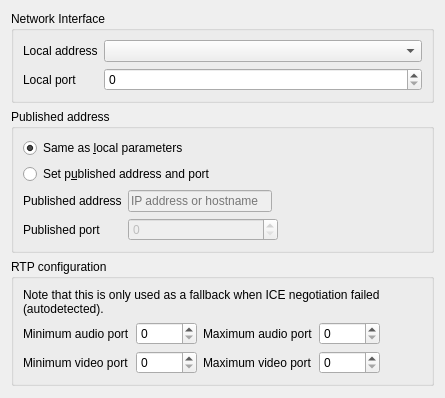
<?xml version="1.0" encoding="UTF-8"?>
<ui version="4.0">
 <class>NetworkPage</class>
 <widget class="QWidget" name="NetworkPage">
  <property name="geometry">
   <rect>
    <x>0</x>
    <y>0</y>
    <width>445</width>
    <height>398</height>
   </rect>
  </property>
  <layout class="QVBoxLayout" name="verticalLayout">
   <item>
    <widget class="QGroupBox" name="groupBox_2">
     <property name="title">
      <string>Network Interface</string>
     </property>
     <layout class="QFormLayout" name="formLayout">
      <item row="0" column="0">
       <widget class="QLabel" name="label_ni_local_address">
        <property name="text">
         <string>Local address</string>
        </property>
       </widget>
      </item>
      <item row="0" column="1">
       <widget class="AutoComboBox" name="m_pNetworkInterfaces">
        <property name="sizePolicy">
         <sizepolicy hsizetype="Minimum" vsizetype="Fixed">
          <horstretch>0</horstretch>
          <verstretch>0</verstretch>
         </sizepolicy>
        </property>
       </widget>
      </item>
      <item row="1" column="0">
       <widget class="QLabel" name="label_ni_local_port">
        <property name="text">
         <string>Local port</string>
        </property>
       </widget>
      </item>
      <item row="1" column="1">
       <widget class="QSpinBox" name="lrcfg_localPort">
        <property name="maximum">
         <number>65535</number>
        </property>
       </widget>
      </item>
     </layout>
    </widget>
   </item>
   <item>
    <widget class="QGroupBox" name="m_pPublishedGB">
     <property name="title">
      <string>Published address</string>
     </property>
     <layout class="QGridLayout" name="gridLayout_10">
      <item row="0" column="0" colspan="3">
       <widget class="QRadioButton" name="lrcfg_publishedSameAsLocal">
        <property name="text">
         <string>Same as &amp;local parameters</string>
        </property>
        <property name="checked">
         <bool>true</bool>
        </property>
       </widget>
      </item>
      <item row="1" column="0" rowspan="2" colspan="3">
       <widget class="QRadioButton" name="auto_2">
        <property name="text">
         <string>Set p&amp;ublished address and port</string>
        </property>
       </widget>
      </item>
      <item row="3" column="0">
       <widget class="QLabel" name="label_published_address">
        <property name="text">
         <string>Published address</string>
        </property>
       </widget>
      </item>
      <item row="4" column="0">
       <widget class="QLabel" name="label_pa_published_port">
        <property name="text">
         <string>Published port</string>
        </property>
       </widget>
      </item>
      <item row="4" column="1" colspan="2">
       <widget class="QSpinBox" name="lrcfg_publishedPort">
        <property name="enabled">
         <bool>false</bool>
        </property>
        <property name="maximum">
         <number>65535</number>
        </property>
       </widget>
      </item>
      <item row="3" column="1">
       <widget class="QLineEdit" name="lrcfg_publishedAddress">
        <property name="enabled">
         <bool>false</bool>
        </property>
        <property name="placeholderText">
         <string>IP address or hostname</string>
        </property>
       </widget>
      </item>
      <item row="3" column="3">
       <spacer name="horizontalSpacer_9">
        <property name="orientation">
         <enum>Qt::Horizontal</enum>
        </property>
        <property name="sizeHint" stdset="0">
         <size>
          <width>40</width>
          <height>20</height>
         </size>
        </property>
       </spacer>
      </item>
     </layout>
    </widget>
   </item>
   <item>
    <widget class="QGroupBox" name="m_pPortGroup">
     <property name="title">
      <string>RTP configuration</string>
     </property>
     <layout class="QGridLayout" name="gridLayout_13">
      <item row="1" column="1">
       <widget class="QSpinBox" name="lrcfg_audioPortMin">
        <property name="maximum">
         <number>65535</number>
        </property>
       </widget>
      </item>
      <item row="1" column="4">
       <spacer name="horizontalSpacer_2">
        <property name="orientation">
         <enum>Qt::Horizontal</enum>
        </property>
        <property name="sizeHint" stdset="0">
         <size>
          <width>40</width>
          <height>20</height>
         </size>
        </property>
       </spacer>
      </item>
      <item row="1" column="0">
       <widget class="QLabel" name="m_pMinAudioPortL">
        <property name="text">
         <string>Minimum audio port</string>
        </property>
       </widget>
      </item>
      <item row="1" column="3">
       <widget class="QSpinBox" name="lrcfg_audioPortMax">
        <property name="maximum">
         <number>65535</number>
        </property>
       </widget>
      </item>
      <item row="2" column="1">
       <widget class="QSpinBox" name="lrcfg_videoPortMin">
        <property name="maximum">
         <number>65535</number>
        </property>
       </widget>
      </item>
      <item row="2" column="3">
       <widget class="QSpinBox" name="lrcfg_videoPortMax">
        <property name="maximum">
         <number>65535</number>
        </property>
       </widget>
      </item>
      <item row="2" column="0">
       <widget class="QLabel" name="m_pMinVideoPortL">
        <property name="text">
         <string>Minimum video port</string>
        </property>
       </widget>
      </item>
      <item row="1" column="2">
       <widget class="QLabel" name="m_pMaxAudioPortL">
        <property name="text">
         <string>Maximum audio port</string>
        </property>
       </widget>
      </item>
      <item row="2" column="2">
       <widget class="QLabel" name="m_pMaxVideoPortL">
        <property name="text">
         <string>Maximum video port</string>
        </property>
       </widget>
      </item>
      <item row="0" column="0" colspan="4">
       <widget class="QLabel" name="label">
        <property name="text">
         <string>Note that this is only used as a fallback when ICE negotiation failed (autodetected).</string>
        </property>
        <property name="wordWrap">
         <bool>true</bool>
        </property>
       </widget>
      </item>
     </layout>
    </widget>
   </item>
   <item>
    <spacer name="verticalSpacer_6">
     <property name="orientation">
      <enum>Qt::Vertical</enum>
     </property>
     <property name="sizeHint" stdset="0">
      <size>
       <width>20</width>
       <height>222</height>
      </size>
     </property>
    </spacer>
   </item>
  </layout>
 </widget>
 <customwidgets>
  <customwidget>
   <class>AutoComboBox</class>
   <extends>QComboBox</extends>
   <header>widgets/autocombobox.h</header>
  </customwidget>
 </customwidgets>
 <resources/>
 <connections>
  <connection>
   <sender>auto_2</sender>
   <signal>toggled(bool)</signal>
   <receiver>lrcfg_publishedAddress</receiver>
   <slot>setEnabled(bool)</slot>
   <hints>
    <hint type="sourcelabel">
     <x>97</x>
     <y>167</y>
    </hint>
    <hint type="destinationlabel">
     <x>267</x>
     <y>193</y>
    </hint>
   </hints>
  </connection>
  <connection>
   <sender>auto_2</sender>
   <signal>toggled(bool)</signal>
   <receiver>lrcfg_publishedPort</receiver>
   <slot>setEnabled(bool)</slot>
   <hints>
    <hint type="sourcelabel">
     <x>47</x>
     <y>167</y>
    </hint>
    <hint type="destinationlabel">
     <x>271</x>
     <y>219</y>
    </hint>
   </hints>
  </connection>
 </connections>
</ui>
